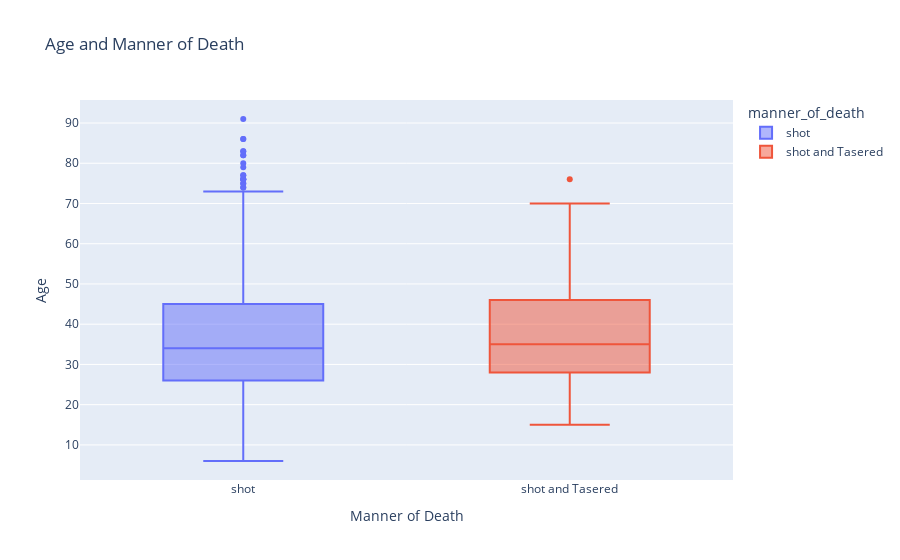

Here is the notebook cell this chart was saved with:
### Code cell
box = px.box(df_fatalities_nz, x='manner_of_death', y='age', color="manner_of_death", title="Age and Manner of Death")
box.update_layout(xaxis_title='Manner of Death',
                  yaxis_title='Age')
box.show()

### Figure 1 — Plotly figure (JSON) as saved in the notebook; plotly's stock layout.template omitted (floating-point values rounded to 4 significant figures; data arrays with more than 128 entries replaced by an {"elided": "..."} marker saying what was removed)
{"data": [{"alignmentgroup": "True", "hovertemplate": "manner_of_death=%{x}<br>age=%{y}<extra></extra>", "legendgroup": "shot", "marker": {"color": "#636efa"}, "name": "shot", "notched": false, "offsetgroup": "shot", "orientation": "v", "showlegend": true, "type": "box", "x": {"elided": "2290 str values"}, "x0": " ", "xaxis": "x", "y": {"elided": "2290 int values"}, "y0": " ", "yaxis": "y"}, {"alignmentgroup": "True", "hovertemplate": "manner_of_death=%{x}<br>age=%{y}<extra></extra>", "legendgroup": "shot and Tasered", "marker": {"color": "#EF553B"}, "name": "shot and Tasered", "notched": false, "offsetgroup": "shot and Tasered", "orientation": "v", "showlegend": true, "type": "box", "x": {"elided": "168 str values"}, "x0": " ", "xaxis": "x", "y": {"elided": "168 int values"}, "y0": " ", "yaxis": "y"}], "layout": {"autosize": true, "boxmode": "overlay", "legend": {"title": {"text": "manner_of_death"}, "tracegroupgap": 0}, "title": {"text": "Age and Manner of Death"}, "xaxis": {"anchor": "y", "autorange": true, "categoryarray": ["shot", "shot and Tasered"], "categoryorder": "array", "domain": [0, 1], "range": [-0.5, 1.5], "title": {"text": "Manner of Death"}, "type": "category"}, "yaxis": {"anchor": "x", "autorange": true, "domain": [0, 1], "range": [1.278, 95.72], "title": {"text": "Age"}, "type": "linear"}}}
